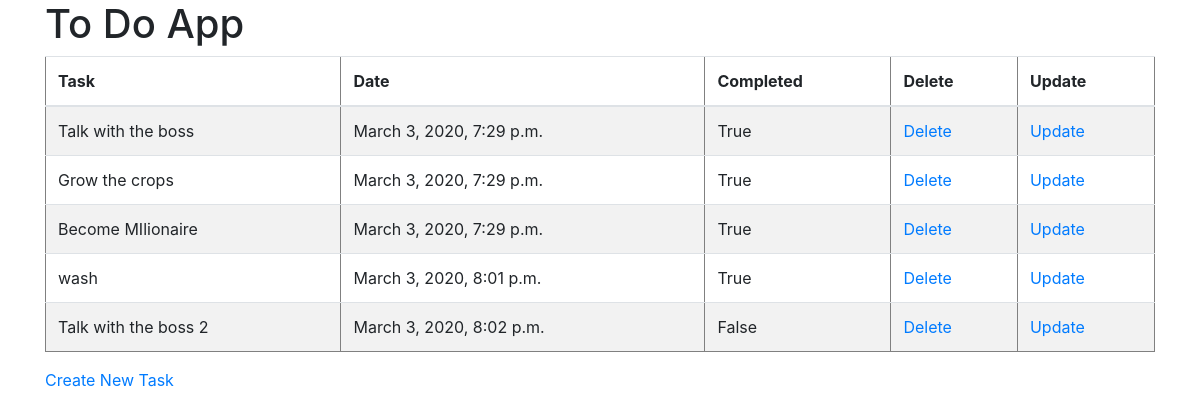
The page / on the database its author committed.
### to_do/models.py (models this page shows, shortened)
class ToDo(models.Model):
    date_created = models.DateTimeField(auto_now_add=True)
    content = models.CharField(max_length=240)
    completed = models.BooleanField(default=False)

### to_do/views.py (the view)
# urls.py: path('', views.ToDoList.as_view(), name="index"),
class ToDoList(ListView):
    model = ToDo
    template_name = "to_do/index.html"
    def get_context_data(self, **kwargs):
        context = super().get_context_data(**kwargs)
        context["all_to_dos"] = ToDo.objects.all().order_by("-date_created").order_by("-completed")
        return context

### to_do/templates/to_do/index.html
{% extends "to_do/base.html" %}
{% block content %}
  <div class="container">
    <h1>To Do App</h1>
    <table border="solid" class="table table-striped">
      <thead>
        <th>Task</th>
        <th>Date</th>
        <th>Completed</th>
        <th>Delete</th>
        <th>Update</th>
      </thead>
      {% for todo in all_to_dos %}
      <tr>
        <td>{{ todo.content }}</td>
        <td>{{ todo.date_created }}</td>
        <td>{{ todo.completed }}</td>
        <td><a href="{% url "to_do:delete" todo.pk %}">Delete</a></td>
        <td><a href="{% url "to_do:update" todo.pk %}">Update</a></td>
      </tr>
      {% endfor %}
    </table>
    <a href="{% url "to_do:create" %}">Create New Task</a>
  </div>
{% endblock %}

### to_do/templates/to_do/base.html (shortened to what this page needs)
<!DOCTYPE html>
<html lang="en" dir="ltr">
  <head>
    <link rel="stylesheet" href="https://stackpath.bootstrapcdn.com/bootstrap/4.4.1/css/bootstrap.min.css">
  </head>
  <body>
    {% block content %}
    {% endblock %}
  </body>
</html>

### rows shown on the page
ToDo: content "Talk with the boss", date_created "March 3, 2020, 7:29 p.m.", completed "True"
ToDo: content "Grow the crops", date_created "March 3, 2020, 7:29 p.m.", completed "True"
ToDo: content "Become MIlionaire", date_created "March 3, 2020, 7:29 p.m.", completed "True"
ToDo: content "wash", date_created "March 3, 2020, 8:01 p.m.", completed "True"
ToDo: content "Talk with the boss 2", date_created "March 3, 2020, 8:02 p.m.", completed "False"
